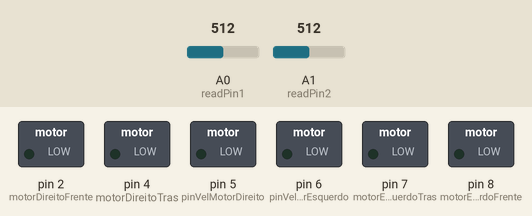
A sketch run on a simulated Arduino Uno, built with avr-gcc and run on an emulated ATmega328P. Shown: switched loads named in the sketch (green lamp = pin HIGH). Inputs (shaded band) come from the test bench; at power-on: A0 (readPin1) = 512, A1 (readPin2) = 512.

Above: at 1.2 s.
1.3 s: A0 (readPin1) set to 582
2.8 s: A0 (readPin1) set to 600
At 3.8 s:
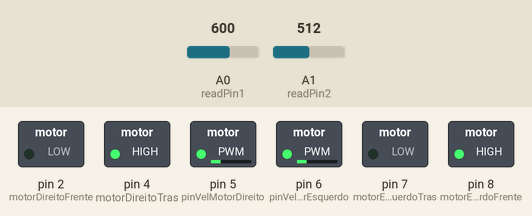
4.3 s: A0 (readPin1) set to 511
At 4.9 s:
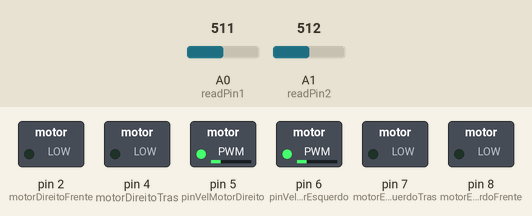
5.8 s: A1 (readPin2) set to 587
7.3 s: A1 (readPin2) set to 600
At 8.4 s:
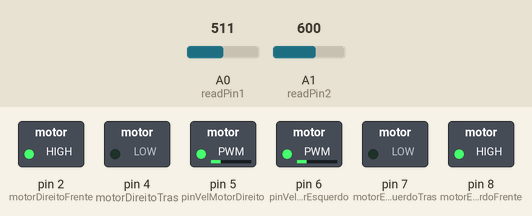
8.8 s: A1 (readPin2) set to 716
At 9.6 s:
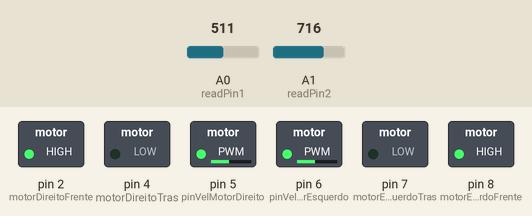
Timing chart, 0 to 11.3 s (numbered marks = the images above; inputs shaded):
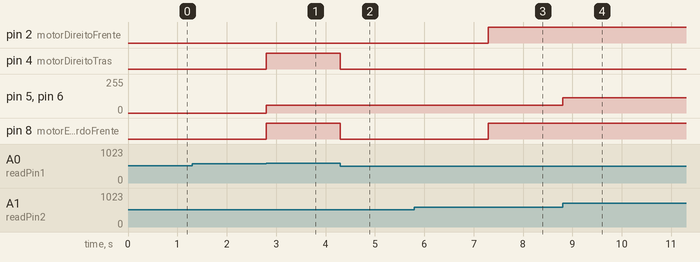

Measured:
- the behaviour switches between 599 and 600 on A0 (readPin1) (found by bisection; images 0 and 1)
- the behaviour switches between 599 and 600 on A1 (readPin2) (found by bisection; images 2 and 3)
- after the input at 1.3 s, every drawn part: stays the same
- after the input at 2.8 s, pin 4 (motorDireitoTras), pin 8 (motorEsquerdoFrente): LOW → HIGH at once; pin 5 (pinVelMotorDireito), pin 6 (pinVelMotorEsquerdo): 0/255 → 60/255 at once
- after the input at 4.3 s, pin 4 (motorDireitoTras), pin 8 (motorEsquerdoFrente): HIGH → LOW at once
- after the input at 5.8 s, every drawn part: stays the same
- after the input at 7.3 s, pin 2 (motorDireitoFrente), pin 8 (motorEsquerdoFrente): LOW → HIGH at once
- after the input at 8.8 s, pin 5 (pinVelMotorDireito), pin 6 (pinVelMotorEsquerdo): 60/255 → 113/255 at once

The sketch:

CodigoVeiculo.ino
```cpp
#define pinVelMotorEsquerdo 6
#define motorEsquerdoFrente 8
#define motorEsquerdoTras 7
#define motorDireitoFrente 2
#define motorDireitoTras 4
#define pinVelMotorDireito 5
#define readPin1 A0
#define readPin2 A1

int velocidade = 0;

int VRX;
int VRY;

void setup() {
  pinMode(pinVelMotorEsquerdo, OUTPUT);
  pinMode(motorEsquerdoFrente, OUTPUT);
  pinMode(motorEsquerdoTras, OUTPUT);
  pinMode(motorDireitoFrente, OUTPUT);
  pinMode(motorDireitoTras, OUTPUT);
  pinMode(pinVelMotorDireito, OUTPUT);

  digitalWrite(motorEsquerdoFrente, LOW);
  digitalWrite(motorEsquerdoTras, LOW);
  digitalWrite(motorDireitoFrente, LOW);
  digitalWrite(motorDireitoTras, LOW);

  analogWrite(pinVelMotorEsquerdo, velocidade);
  analogWrite(pinVelMotorDireito, velocidade);

  pinMode(readPin1, INPUT);
  pinMode(readPin2 ,INPUT);

}

void loop() {
  VRX = analogRead(readPin1);
  VRY = analogRead(readPin2);

  if(VRX > 400 && VRX < 600){
    if(VRY > 400 && VRY < 600){
      digitalWrite(motorEsquerdoFrente, LOW);
      digitalWrite(motorEsquerdoTras, LOW);
      digitalWrite(motorDireitoFrente, LOW);
      digitalWrite(motorDireitoTras, LOW);
    }else{
      if(VRY < 400){
        analogWrite(pinVelMotorEsquerdo, map(VRY, 0 , 400, 255, 60));
        analogWrite(pinVelMotorDireito, map(VRY, 0 , 400, 255, 60));
        digitalWrite(motorEsquerdoFrente, LOW);
        digitalWrite(motorEsquerdoTras, HIGH);
        digitalWrite(motorDireitoFrente, LOW);
        digitalWrite(motorDireitoTras, HIGH);
      }else{
        analogWrite(pinVelMotorEsquerdo, map(VRY, 600 , 1023, 60, 255));
        analogWrite(pinVelMotorDireito, map(VRY, 600 , 1023, 60, 255));
        digitalWrite(motorEsquerdoFrente, HIGH);
        digitalWrite(motorEsquerdoTras, LOW);
        digitalWrite(motorDireitoFrente, HIGH);
        digitalWrite(motorDireitoTras, LOW);
      }
    }
  }else{
    if(VRX < 400){
      analogWrite(pinVelMotorEsquerdo, map(VRX, 0 , 400, 255, 60));
      analogWrite(pinVelMotorDireito, map(VRX, 0 , 400, 255, 60));
      digitalWrite(motorEsquerdoFrente, LOW);
      digitalWrite(motorEsquerdoTras, HIGH);
      digitalWrite(motorDireitoFrente, HIGH);
      digitalWrite(motorDireitoTras, LOW);
    }else{
      analogWrite(pinVelMotorEsquerdo, map(VRX, 600 , 1023 , 60, 255));
      analogWrite(pinVelMotorDireito, map(VRX, 600 , 1023 , 60, 255));
      digitalWrite(motorEsquerdoFrente, HIGH);
      digitalWrite(motorEsquerdoTras, LOW);
      digitalWrite(motorDireitoFrente, LOW);
      digitalWrite(motorDireitoTras, HIGH);
    }
  }
}
```
